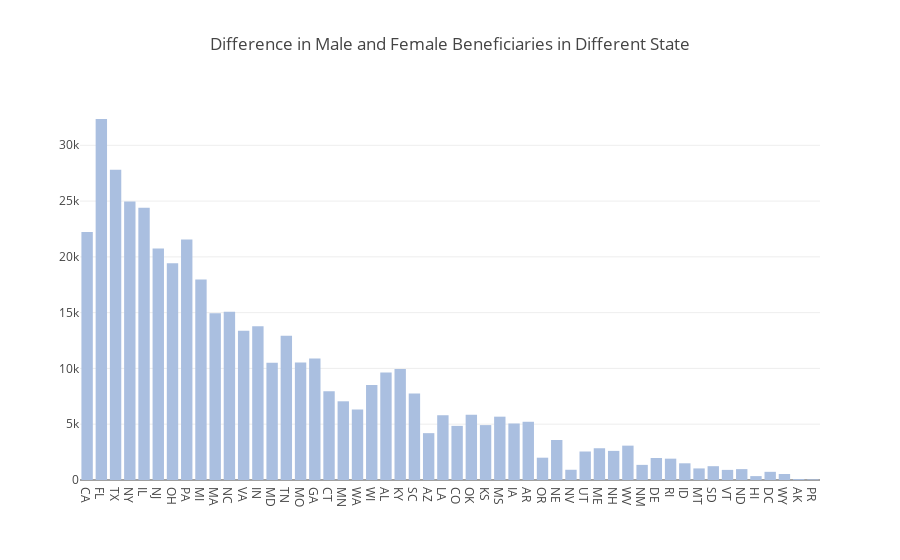

Source (notebook cell):
### Markdown cell above
**Inference**  
> All of the states have more female beneficiaries than male beneficiaries, which indicates that there might exist a fixed quota for number of beneficiaries.   
> Highest number of feamle beneficiaries are from Florida State while highest number of male beneficiaries are from California State

### 3.2 Difference in Male and Female Beneficiaries

### Code cell
response1['difference'] = response1['female_ben'] - response1['male_ben']

trace1 = go.Bar(
    x=response1.state,
    y=response1.difference,
    marker=dict(color='#aabfe0'),
    name='Total Male beneficiaries'
)
data = [trace1]
layout = go.Layout(barmode='group', legend=dict(orientation='h'), title='Difference in Male and Female Beneficiaries in Different State')
fig = go.Figure(data=data, layout=layout)
iplot(fig, filename='grouped-bar')

### Figure 1 — Plotly figure (JSON) as saved in the notebook; plotly's stock layout.template omitted (floating-point values rounded to 4 significant figures)
{"data": [{"marker": {"color": "#aabfe0"}, "name": "Total Male beneficiaries", "x": ["CA", "FL", "TX", "NY", "IL", "NJ", "OH", "PA", "MI", "MA", "NC", "VA", "IN", "MD", "TN", "MO", "GA", "CT", "MN", "WA", "WI", "AL", "KY", "SC", "AZ", "LA", "CO", "OK", "KS", "MS", "IA", "AR", "OR", "NE", "NV", "UT", "ME", "NH", "WV", "NM", "DE", "RI", "ID", "MT", "SD", "VT", "ND", "HI", "DC", "WY", "AK", "PR"], "y": [22239, 32356, 27804, 24965, 24405, 20755, 19431, 21556, 17974, 14955, 15088, 13384, 13784, 10512, 12927, 10528, 10895, 7955, 7054, 6317, 8514, 9641, 9952, 7746, 4199, 5804, 4852, 5855, 4921, 5676, 5066, 5220, 2000, 3587, 918, 2554, 2846, 2610, 3080, 1356, 1970, 1913, 1497, 1038, 1238, 906, 975, 349, 733, 540, 85, 56], "type": "bar", "uid": "f7550fb2-fda6-11eb-9659-0242ac130202"}], "layout": {"barmode": "group", "legend": {"orientation": "h"}, "title": {"text": "Difference in Male and Female Beneficiaries in Different State"}, "xaxis": {"type": "category", "range": [-0.5, 51.5], "autorange": true}, "yaxis": {"type": "linear", "range": [0, 34060.0], "autorange": true}, "autosize": true}}
